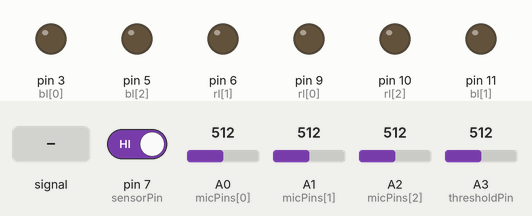
Recording of a sketch running on a simulated Arduino Uno, built with avr-gcc and run on an emulated ATmega328P. On the bench: output pins drawn as LEDs (lit = HIGH). The test bench sets the inputs (shaded band); at power-on: pin 7 (sensorPin) HIGH, A2 (micPins[2]) = 512, A0 (micPins[0]) = 512, A1 (micPins[1]) = 512, A3 (thresholdPin) = 512. What the sketch prints to the serial monitor is not drawn.

Above: at 1.2 s.
1.3 s: A0 (micPins[0]) fed a 200 Hz sine of ±81 counts around its level
4.3 s: pin 7 (sensorPin) driven LOW
At 5.03 s:
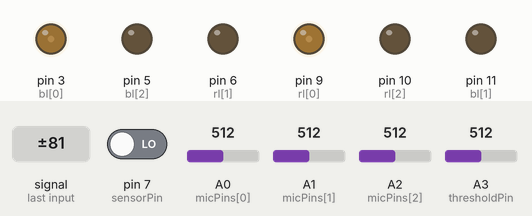
7.3 s: A1 (micPins[1]) fed a 2 Hz sine of ±306 counts around its level
At 10.2 s:
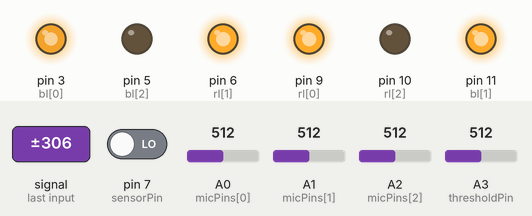
10.3 s: A2 (micPins[2]) set to 555
13.3 s: A2 (micPins[2]) set to 583
At 16.0 s:
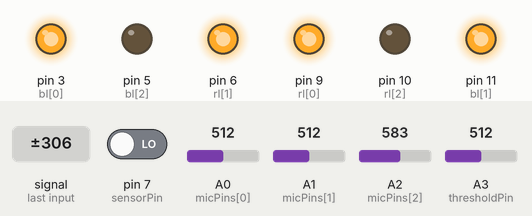
16.3 s: A2 (micPins[2]) fed a 200 Hz sine of ±81 counts around its level
At 18.9 s:
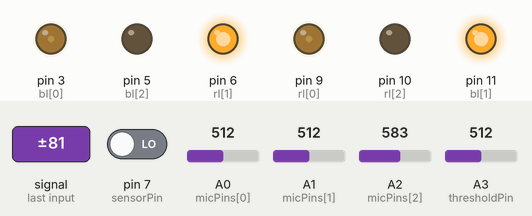
Timing chart, 0 to 56.6 s (numbered marks = the images above; inputs shaded):
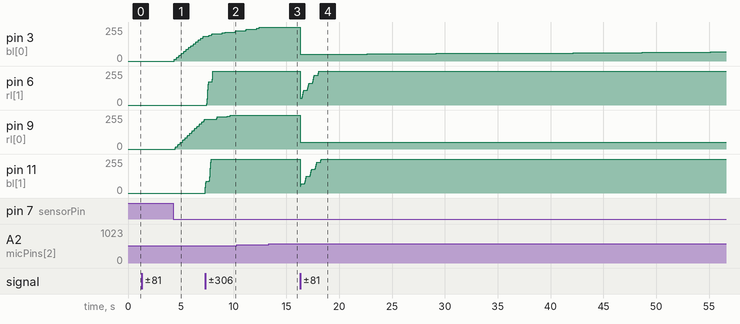

The sketch:

mpd_v2.ino
```cpp
/* ****************************************************

Arduino code for Microphone Test

**************************************************** */

#include <CapSense.h>

int rl[] = {9, 6, 10};          // select the pin for the red LEDs
int bl[] = {3, 11, 5};        // select the pin for the blue LEDs
int micPins[] = {A0, A1, A2};  // select the input pin for the mic

int sensorPin = 7;   //Måske skal pin 9 og 10 byttes om,
int sendPin = 8;     //jeg kan ikke huske den præcise opsætning
int thresholdPin = A3;

const int n_mics = sizeof(micPins)/sizeof(int);
int analogValue[n_mics];
int base[n_mics];

int MIN_TIME_ON = 100; // minimum time for the led to be on
int MAX_THRESHOLD = 200;
int MIN_THRESHOLD[] = {40, 30, 50};
//int TOUCH_THRESHOLD = 20;
//int THRESHOLD = 75;

CapSense cs = CapSense(sendPin,sensorPin);

void setup() {
  // initialize the digital pin as an output.
  // Pin 13 has an LED connected on most Arduino boards:
  for (int i=0; i<3; i++) {
    pinMode(rl[i], OUTPUT);
    pinMode(bl[i], OUTPUT);
  }

  // turn off CapSense autocalibrate
  //cs.set_CS_AutocaL_Millis(0xFFFFFFFF);

  // start serial port at 9600 bps:
  Serial.begin(19200);//9600);
}

void loop() {
  static unsigned long time_on;
  static byte anger_r[n_mics];
  static byte anger_b[n_mics];
  //int total_anger[n_mics];

  static int THRESHOLD[n_mics]; //= MIN_THRESHOLD;
  int TOUCH_THRESHOLD = analogRead(thresholdPin);

  //Read capacitive sensor here and determine if touch (set state = 1) or !touch (set state = 0)
  long capValue =  cs.capSense(30);

  int maxVal = 0;
  int iMax;
  for (int i = 0; i < n_mics; i++) {
    int sensValue = analogRead(micPins[i]);
    base[i] = 0.8 * base[i] + 0.2 * sensValue;
    analogValue[i] = constrain(sensValue - base[i], -512, 512);

    /* find the most active microphone */
    if (abs(analogValue[i]) > maxVal) {
      maxVal = abs(analogValue[i]);
      iMax = i;
    }

  //  total_anger[i] = anger_r[i] + anger_b[i];
  }

  /* if touching allow to anger device */
  if (capValue > TOUCH_THRESHOLD) {
    /* turn leds of active mic if over threshold */
    if (analogValue[iMax] > THRESHOLD[iMax]) {
      // turn on red led fast
      anger_r[iMax] = constrain(anger_r[iMax] + 3*analogValue[iMax]/THRESHOLD[iMax], 0, 255);
      // turn down blue led slow
      // anger_b[iMax] = constrain(anger_b[iMax] - analogValue[iMax]/THRESHOLD, 0, 255);
      // timestamp
      time_on = millis();
    }
    else if (analogValue[iMax] < -THRESHOLD[iMax]) {
      // turn on blue led fast
      anger_b[iMax] = constrain(anger_b[iMax] - 3*analogValue[iMax]/THRESHOLD[iMax], 0, 255);
      // turn down red led slow
      // anger_r[iMax] = constrain(anger_r[iMax] + analogValue[iMax]/THRESHOLD, 0, 255);
      // timestamp
      time_on = millis();
    }
  }

  /* Adjust threshold if too much noise */
  //int NoiseThres = THRESHOLD;
  if (abs(analogValue[0]) > THRESHOLD[0] && (abs(analogValue[1]) > THRESHOLD[1] && abs(analogValue[2]) > THRESHOLD[2]))
  {
    /* turn off leds if too much current being consumed */
    for (int i = 0; i < n_mics; i++)
    {
      // turn leds down fast
      anger_r[i] = constrain(anger_r[i]/5, 0, 255);
      anger_b[i] = constrain(anger_b[i]/5, 0, 255);
      //}
      if (THRESHOLD[i] < MAX_THRESHOLD)
        THRESHOLD[i] += 50;
    }
  }
  else if (abs(analogValue[0]) < MIN_THRESHOLD[0] && (abs(analogValue[1]) < MIN_THRESHOLD[1] && abs(analogValue[2]) < MIN_THRESHOLD[2]))
  {
    if ((millis() - time_on) > 5 * MIN_TIME_ON) {
    for (int i = 0; i < n_mics; i++)
    {
      if (THRESHOLD[i] > MIN_THRESHOLD[i])
        THRESHOLD[i] -= 10;
      }
    }
  }

  /* display led status */
  for (int i = 0; i < n_mics; i++ ) {
    if ((millis() - time_on) > MIN_TIME_ON) {
      // turn leds down slowly
      anger_r[i] = constrain(anger_r[i] - 1, 0, 255);
      anger_b[i] = constrain(anger_b[i] - 1, 0, 255);
    }

    // led state display
    analogWrite(rl[i], anger_r[i]);
    analogWrite(bl[i], anger_b[i]);

    // send values through serial
    Serial.print(analogValue[i], DEC);
    Serial.print(",");
    Serial.print(THRESHOLD[i], DEC);
    //if (i < n_mics-1)
    //  Serial.print(",");
    //else
      Serial.print(";");
  }
  // send threshold values through serial
  /*for (int i = 0; i < n_mics; i++ ) {
    Serial.print(THRESHOLD[i], DEC);
    if (i < n_mics-1)
      Serial.print(",");
    else
      Serial.print(";");
  }
  */
  // send capsense value through serial
  Serial.print(capValue, DEC);
  Serial.print(",");
  Serial.println(TOUCH_THRESHOLD);
  // pause for 10 milliseconds:
  delay(10);
}
```

TestLed.ino
```cpp
void TestLed(int led) {
  int spd = 5;
  int pause = 100;
    for (int i = 0; i <= 255; i++) {
      analogWrite(rl[led], i); // set the LED on
      delay(spd);
    }
    delay (pause);
    for (int i = 255; i >= 0; i--) {
      analogWrite(rl[led], i);    // set the LED off
      delay(spd);
    }
    delay (pause);
    for (int i = 0; i <= 255; i++) {
      analogWrite(bl[led], i); // set the LED on
      delay(spd);
    }
    delay (pause);
    for (int i = 255; i >= 0; i--) {
      analogWrite(bl[led], i);    // set the LED off
      delay(spd);
    }
    delay (pause);
}
```

Measured:
- after the input at 4.3 s, pin 3 (bl[0]): moves from 0/255 to 187/255 over 2.8 s, starting after 0.06 s; pin 9 (rl[0]): moves from 0/255 to 222/255 over 2.8 s, starting after 0.17 s
- after the input at 7.3 s, pin 6 (rl[1]): moves from 0/255 to 255/255 over 0.59 s, starting after 0.17 s; pin 11 (bl[1]): moves from 0/255 to 255/255 over 0.59 s, starting at once
- after the input at 13.3 s, pin 3 (bl[0]): 252/255 → 255/255 after 1.9 s instead of 0.12 s
- after the input at 16.3 s, pin 3 (bl[0]): 255/255 → 51/255 at once, → 54/255 6.3 s later, → 57/255 6.5 s later, → 60/255 6.5 s later, … (7 changes in this stretch); pin 9 (rl[0]): 255/255 → 51/255 at once
